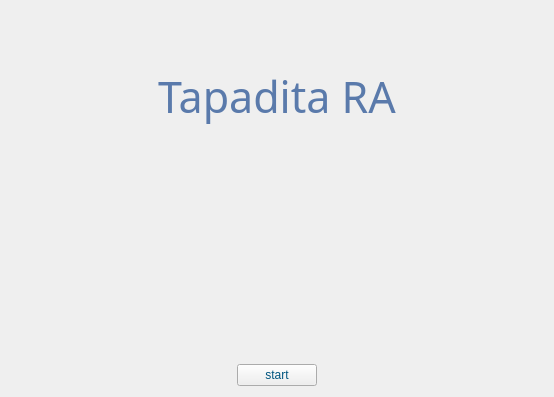
<?xml version="1.0" encoding="UTF-8"?>
<ui version="4.0">
 <class>Inicio</class>
 <widget class="QWidget" name="Inicio">
  <property name="geometry">
   <rect>
    <x>0</x>
    <y>0</y>
    <width>554</width>
    <height>397</height>
   </rect>
  </property>
  <property name="windowTitle">
   <string>Form</string>
  </property>
  <property name="styleSheet">
   <string notr="true">QLabel#ltitle{
	font: 32pt &quot;Ume P Gothic C5&quot;;
	color:rgb(90, 122, 171)
}

QPushButton#pbstart{
	font: 10pt &quot;Ume Gothic C5&quot;;
    color:rgb(0, 85, 127);
}</string>
  </property>
  <layout class="QGridLayout" name="gridLayout">
   <item row="2" column="2">
    <spacer name="horizontalSpacer_2">
     <property name="orientation">
      <enum>Qt::Horizontal</enum>
     </property>
     <property name="sizeHint" stdset="0">
      <size>
       <width>219</width>
       <height>20</height>
      </size>
     </property>
    </spacer>
   </item>
   <item row="0" column="0" colspan="3">
    <widget class="QLabel" name="ltitle">
     <property name="font">
      <font>
       <family>Ume P Gothic C5</family>
       <pointsize>32</pointsize>
       <weight>50</weight>
       <italic>false</italic>
       <bold>false</bold>
      </font>
     </property>
     <property name="text">
      <string>Tapadita RA</string>
     </property>
     <property name="alignment">
      <set>Qt::AlignCenter</set>
     </property>
    </widget>
   </item>
   <item row="2" column="1">
    <widget class="QPushButton" name="pbstart">
     <property name="text">
      <string>start</string>
     </property>
    </widget>
   </item>
   <item row="1" column="0">
    <widget class="RegisterPlayer" name="rp1" native="true"/>
   </item>
   <item row="2" column="0">
    <spacer name="horizontalSpacer">
     <property name="orientation">
      <enum>Qt::Horizontal</enum>
     </property>
     <property name="sizeHint" stdset="0">
      <size>
       <width>219</width>
       <height>20</height>
      </size>
     </property>
    </spacer>
   </item>
   <item row="1" column="2">
    <widget class="RegisterPlayer" name="rp2" native="true"/>
   </item>
  </layout>
 </widget>
 <customwidgets>
  <customwidget>
   <class>RegisterPlayer</class>
   <extends>QWidget</extends>
   <header>view/registerplayer.h</header>
   <container>1</container>
  </customwidget>
 </customwidgets>
 <resources/>
 <connections/>
</ui>
